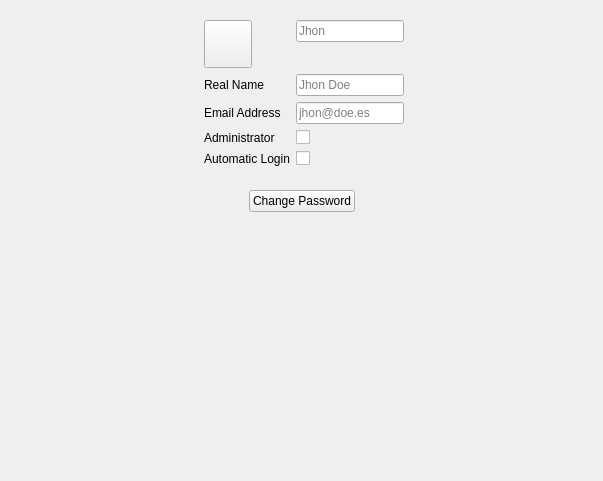
<?xml version="1.0" encoding="UTF-8"?>
<ui version="4.0">
 <class>AccountInfo</class>
 <widget class="QWidget" name="AccountInfo">
  <property name="geometry">
   <rect>
    <x>0</x>
    <y>0</y>
    <width>603</width>
    <height>481</height>
   </rect>
  </property>
  <layout class="QVBoxLayout" name="verticalLayout">
   <item>
    <widget class="QWidget" name="widget_2" native="true">
     <layout class="QFormLayout" name="formLayout">
      <property name="fieldGrowthPolicy">
       <enum>QFormLayout::ExpandingFieldsGrow</enum>
      </property>
      <property name="formAlignment">
       <set>Qt::AlignHCenter|Qt::AlignTop</set>
      </property>
      <item row="0" column="1">
       <widget class="QLineEdit" name="username">
        <property name="sizePolicy">
         <sizepolicy hsizetype="Fixed" vsizetype="Fixed">
          <horstretch>0</horstretch>
          <verstretch>0</verstretch>
         </sizepolicy>
        </property>
        <property name="text">
         <string/>
        </property>
        <property name="placeholderText">
         <string>Jhon</string>
        </property>
       </widget>
      </item>
      <item row="0" column="0">
       <widget class="QPushButton" name="face">
        <property name="sizePolicy">
         <sizepolicy hsizetype="Fixed" vsizetype="Fixed">
          <horstretch>0</horstretch>
          <verstretch>0</verstretch>
         </sizepolicy>
        </property>
        <property name="minimumSize">
         <size>
          <width>48</width>
          <height>48</height>
         </size>
        </property>
        <property name="maximumSize">
         <size>
          <width>48</width>
          <height>48</height>
         </size>
        </property>
        <property name="text">
         <string/>
        </property>
       </widget>
      </item>
      <item row="1" column="1">
       <widget class="QLineEdit" name="realName">
        <property name="sizePolicy">
         <sizepolicy hsizetype="Fixed" vsizetype="Fixed">
          <horstretch>0</horstretch>
          <verstretch>0</verstretch>
         </sizepolicy>
        </property>
        <property name="text">
         <string/>
        </property>
        <property name="echoMode">
         <enum>QLineEdit::Normal</enum>
        </property>
        <property name="placeholderText">
         <string>Jhon Doe</string>
        </property>
       </widget>
      </item>
      <item row="1" column="0">
       <widget class="QLabel" name="label_7">
        <property name="text">
         <string>Real Name</string>
        </property>
       </widget>
      </item>
      <item row="2" column="1">
       <widget class="QLineEdit" name="email">
        <property name="sizePolicy">
         <sizepolicy hsizetype="Fixed" vsizetype="Fixed">
          <horstretch>0</horstretch>
          <verstretch>0</verstretch>
         </sizepolicy>
        </property>
        <property name="text">
         <string/>
        </property>
        <property name="placeholderText">
         <string>jhon@doe.es</string>
        </property>
       </widget>
      </item>
      <item row="2" column="0">
       <widget class="QLabel" name="label">
        <property name="text">
         <string>Email Address</string>
        </property>
       </widget>
      </item>
      <item row="3" column="1">
       <widget class="QCheckBox" name="administrator">
        <property name="text">
         <string/>
        </property>
       </widget>
      </item>
      <item row="3" column="0">
       <widget class="QLabel" name="label_2">
        <property name="text">
         <string>Administrator</string>
        </property>
       </widget>
      </item>
      <item row="4" column="1">
       <widget class="QCheckBox" name="automaticLogin">
        <property name="text">
         <string/>
        </property>
       </widget>
      </item>
      <item row="4" column="0">
       <widget class="QLabel" name="label_9">
        <property name="text">
         <string>Automatic Login</string>
        </property>
       </widget>
      </item>
     </layout>
    </widget>
   </item>
   <item>
    <widget class="QWidget" name="widget" native="true">
     <layout class="QHBoxLayout" name="horizontalLayout_2">
      <item>
       <spacer name="horizontalSpacer">
        <property name="orientation">
         <enum>Qt::Horizontal</enum>
        </property>
        <property name="sizeHint" stdset="0">
         <size>
          <width>40</width>
          <height>20</height>
         </size>
        </property>
       </spacer>
      </item>
      <item>
       <widget class="QPushButton" name="pushButton_2">
        <property name="text">
         <string>Change Password</string>
        </property>
       </widget>
      </item>
      <item>
       <spacer name="horizontalSpacer_2">
        <property name="orientation">
         <enum>Qt::Horizontal</enum>
        </property>
        <property name="sizeHint" stdset="0">
         <size>
          <width>40</width>
          <height>20</height>
         </size>
        </property>
       </spacer>
      </item>
     </layout>
    </widget>
   </item>
   <item>
    <spacer name="verticalSpacer">
     <property name="orientation">
      <enum>Qt::Vertical</enum>
     </property>
     <property name="sizeHint" stdset="0">
      <size>
       <width>20</width>
       <height>40</height>
      </size>
     </property>
    </spacer>
   </item>
  </layout>
  <zorder>widget_2</zorder>
  <zorder>widget</zorder>
  <zorder>verticalSpacer</zorder>
 </widget>
 <resources/>
 <connections/>
</ui>
